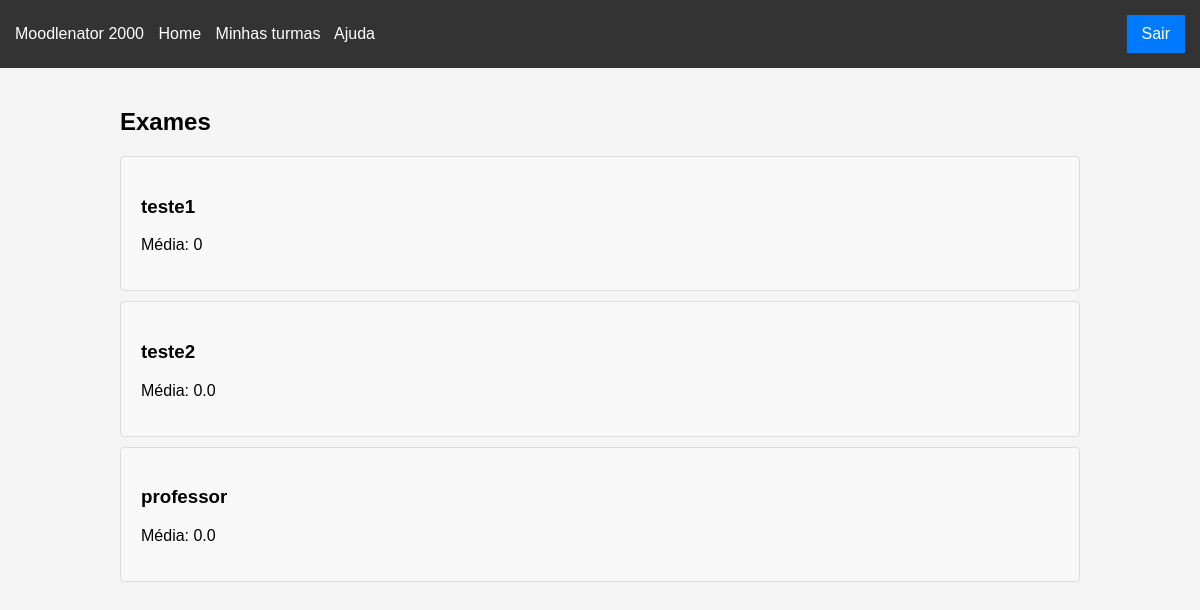
Screenshot of /exam_grades/ (signed in) with the database file from the repository.
### app/models/exame.py (models this page shows, shortened)
class Exame(db.Model):
    __tablename__ = "exame"
    id = Column(Integer, primary_key=True, autoincrement=True)
    nome = Column(String(50), nullable=False)
    professor = Column(Integer, nullable=False) # todo
    nota = Column(Float, nullable=False)
    data_abertura = Column(DATETIME, nullable=False)
    data_fechamento = Column(DATETIME, nullable=False)
    duracao = Column(Integer, nullable=True)
    questoes = db.relationship("Questao", secondary="questao_exame", back_populates="exames") # many to many

### app/controllers/professor.py (the view)
@bp.route("/exam_grades/", methods=["GET"])
@login_required
@professor_required
def ver_provas():
    exams = Exame.query.filter_by(professor=current_user.matricula).all()
    exam_data = []
    for exam in exams:
        notas = Nota.query.filter_by(exame_id=exam.id).all()
        average_grade = sum(nota.nota for nota in notas) / len(notas) if notas else 0
        exam_data.append({
            "exam": exam,
            "average_grade": average_grade
        })
    return render_template("verProvasProfessor.html", exam_data=exam_data)

### app/app.py (called while the page is built)
def create_app():
    app = Flask(__name__)
    basedir = os.path.abspath(os.path.dirname(__file__))
    db_path = os.path.join(basedir, '..', 'saas.db')
    login_manager.init_app(app)
    app.config["SECRET_KEY"] = "secret"
    app.config["SQLALCHEMY_DATABASE_URI"] = f"sqlite:///{db_path}"
    db.init_app(app)
    with app.app_context():
        from .models.user import User
        from .models.exame import Exame
        from .models.questao import Questao
        db.create_all()
    bootstrap.init_app(app)
    @app.context_processor
    def inject_bootstrap():
        return {'bootstrap': bootstrap}
    from .auth import blueprints
    app.register_blueprint(blueprints()[0])
    from .controllers import blueprints
    for bp in blueprints():
        app.register_blueprint(bp)
    from .cli_cmds import seed_cli
    app.cli.add_command(seed_cli)
    return app

@login_manager.user_loader
def load_user(user_id):
    from .models.user import User
    return User.query.get(user_id)

### app/models/user.py (called while the page is built)
    @property
    def is_authenticated(self):
        return True

### app/services/professor_anotation.py (called while the page is built)
def professor_required(f):
    @wraps(f)
    def decorated_function(*args, **kwargs):
        if not current_user.professor:  # Replace with your condition to check if the user is a professor
            abort(403)  # HTTP status code for "Forbidden"
        return f(*args, **kwargs)
    return decorated_function

### app/templates/verProvasProfessor.html (shortened to what this page needs)
{% extends "base.html" %}
{% block content %}
<div class="container">
    <h2 class="mb-4">Exames</h2>
    {% for data in exam_data %}
    <div class="card" onclick="window.location.href = '{{ url_for('professor.ver_notas_provas', id=data.exam.id) }}'">
        <div class="card-header">
            <h3 class="mb-0">{{ data.exam.nome }}</h3>
        </div>
        <div class="card-body">
            <p class="mb-0">Média: {{ data.average_grade }}</p>
        </div>
    </div>
    {% endfor %}
</div>
{% endblock %}

### app/templates/base.html (style rules this page uses)
body { font-family: Arial, sans-serif; margin: 0; padding: 0; background: #f5f5f5; }

### app/templates/verProvasProfessor.html (style rules this page uses)
.container { width: 80%; margin: auto; padding: 20px; }
.card { border: 1px solid #ddd; border-radius: 4px; margin-bottom: 10px; padding: 20px; background-color: #f9f9f9; transition: background-color 0.2s ease; }
.card-header { margin-bottom: 10px; }

### rows the page displays
Exame: exam.nome "teste1"
Exame: exam.nome "teste2"
Exame: exam.nome "professor"

### other values shown
{{ data.average_grade }} "0" "0.0" "0.0"
